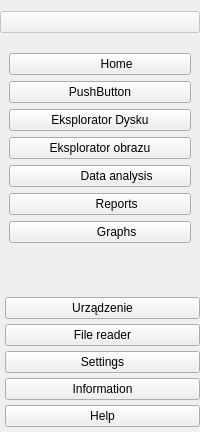
        <widget class="QCustomSlideMenu" name="leftMenu" native="true">
         <layout class="QVBoxLayout" name="verticalLayout">
          <property name="spacing">
           <number>0</number>
          </property>
          <property name="leftMargin">
           <number>0</number>
          </property>
          <property name="topMargin">
           <number>0</number>
          </property>
          <property name="rightMargin">
           <number>0</number>
          </property>
          <property name="bottomMargin">
           <number>0</number>
          </property>
          <item>
           <widget class="QWidget" name="widget" native="true">
            <property name="minimumSize">
             <size>
              <width>74</width>
              <height>44</height>
             </size>
            </property>
            <layout class="QVBoxLayout" name="verticalLayout_2">
             <property name="spacing">
              <number>0</number>
             </property>
             <property name="leftMargin">
              <number>0</number>
             </property>
             <property name="topMargin">
              <number>5</number>
             </property>
             <property name="rightMargin">
              <number>0</number>
             </property>
             <property name="bottomMargin">
              <number>5</number>
             </property>
             <item>
              <widget class="QPushButton" name="menuBtn">
               <property name="enabled">
                <bool>false</bool>
               </property>
               <property name="text">
                <string/>
               </property>
               <property name="default">
                <bool>false</bool>
               </property>
              </widget>
             </item>
            </layout>
           </widget>
          </item>
          <item>
           <widget class="QWidget" name="widget_2" native="true">
            <property name="minimumSize">
             <size>
              <width>140</width>
              <height>146</height>
             </size>
            </property>
            <layout class="QVBoxLayout" name="verticalLayout_3">
             <item>
              <widget class="QPushButton" name="homeBtn">
               <property name="maximumSize">
                <size>
                 <width>16777215</width>
                 <height>16777215</height>
                </size>
               </property>
               <property name="text">
                <string>          Home</string>
               </property>
               <property name="icon">
                <iconset>
                 <normaloff>:/feather/icons/feather/home.png</normaloff>:/feather/icons/feather/home.png</iconset>
               </property>
              </widget>
             </item>
             <item>
              <widget class="QPushButton" name="meilBoxBtn">
               <property name="text">
                <string>PushButton</string>
               </property>
               <property name="checkable">
                <bool>true</bool>
               </property>
              </widget>
             </item>
             <item>
              <widget class="QPushButton" name="eksploratorImgBtn">
               <property name="text">
                <string>Eksplorator Dysku</string>
               </property>
              </widget>
             </item>
             <item>
              <widget class="QPushButton" name="exploratorImageBtn">
               <property name="text">
                <string>Eksplorator obrazu</string>
               </property>
              </widget>
             </item>
             <item>
              <widget class="QPushButton" name="dataBtn">
               <property name="text">
                <string>          Data analysis</string>
               </property>
               <property name="icon">
                <iconset>
                 <normaloff>:/feather/icons/feather/database.png</normaloff>:/feather/icons/feather/database.png</iconset>
               </property>
              </widget>
             </item>
             <item>
              <widget class="QPushButton" name="reportsBtn">
               <property name="text">
                <string>          Reports</string>
               </property>
               <property name="icon">
                <iconset>
                 <normaloff>:/material_design/icons/material_design/report_problem.png</normaloff>:/material_design/icons/material_design/report_problem.png</iconset>
               </property>
               <property name="iconSize">
                <size>
                 <width>21</width>
                 <height>16</height>
                </size>
               </property>
              </widget>
             </item>
             <item>
              <widget class="QPushButton" name="graphsBtn">
               <property name="text">
                <string>          Graphs</string>
               </property>
               <property name="icon">
                <iconset>
                 <normaloff>:/font_awesome/solid/icons/font_awesome/solid/chart-pie.png</normaloff>:/font_awesome/solid/icons/font_awesome/solid/chart-pie.png</iconset>
               </property>
              </widget>
             </item>
            </layout>
           </widget>
          </item>
          <item>
           <spacer name="verticalSpacer">
            <property name="orientation">
             <enum>Qt::Orientation::Vertical</enum>
            </property>
            <property name="sizeHint" stdset="0">
             <size>
              <width>20</width>
              <height>40</height>
             </size>
            </property>
           </spacer>
          </item>
          <item>
           <widget class="QWidget" name="widget_3" native="true">
            <property name="minimumSize">
             <size>
              <width>130</width>
              <height>112</height>
             </size>
            </property>
            <layout class="QVBoxLayout" name="verticalLayout_4">
             <property name="spacing">
              <number>5</number>
             </property>
             <property name="leftMargin">
              <number>5</number>
             </property>
             <property name="topMargin">
              <number>5</number>
             </property>
             <property name="rightMargin">
              <number>0</number>
             </property>
             <property name="bottomMargin">
              <number>5</number>
             </property>
             <item>
              <widget class="QPushButton" name="pcTreeBtn">
               <property name="text">
                <string>Urządzenie</string>
               </property>
              </widget>
             </item>
             <item>
              <widget class="QPushButton" name="fileBtn">
               <property name="text">
                <string>File reader</string>
               </property>
               <property name="icon">
                <iconset>
                 <normaloff>:/feather/icons/feather/file.png</normaloff>:/feather/icons/feather/file.png</iconset>
               </property>
              </widget>
             </item>
             <item>
              <widget class="QPushButton" name="settingsBtn">
               <property name="text">
                <string>Settings</string>
               </property>
               <property name="icon">
                <iconset>
                 <normaloff>:/feather/icons/feather/settings.png</normaloff>:/feather/icons/feather/settings.png</iconset>
               </property>
              </widget>
             </item>
             <item>
              <widget class="QPushButton" name="infoBtn">
               <property name="text">
                <string>Information</string>
               </property>
               <property name="icon">
                <iconset>
                 <normaloff>:/feather/icons/feather/info.png</normaloff>:/feather/icons/feather/info.png</iconset>
               </property>
              </widget>
             </item>
             <item>
              <widget class="QPushButton" name="helpBtn">
               <property name="text">
                <string>Help</string>
               </property>
               <property name="icon">
                <iconset>
                 <normaloff>:/feather/icons/feather/help-circle.png</normaloff>:/feather/icons/feather/help-circle.png</iconset>
               </property>
              </widget>
             </item>
            </layout>
           </widget>
          </item>
         </layout>
        </widget>
